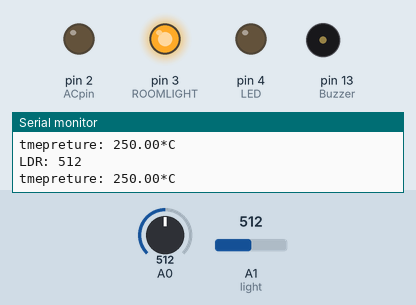
This sketch was run on a simulated Arduino Uno, built with avr-gcc and run on an emulated ATmega328P. On the bench: output pins drawn as LEDs (lit = HIGH), buzzer (waves = sounding), the last lines printed to the serial monitor. Inputs (shaded band) come from the test bench; at power-on: A1 (light) = 512, A0 = 512.

Above: at 1.2 s.
1.3 s: A1 (light) set to 159
4.3 s: A1 (light) set to 140
At 5.5 s:
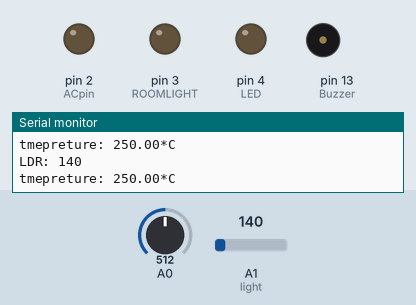
5.8 s: A1 (light) set to 1023
7.3 s: A0 set to 218
10.3 s: A0 set to 192
Timing chart, 0 to 13.3 s (numbered marks = the images above; inputs shaded):
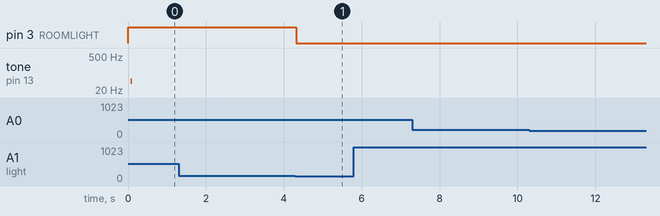

The sketch:

homeauto.ino
```cpp
byte data = 0;                //Variable for storing received data
int LED = 4;
int ROOMLIGHT = 3;
int ACpin = 2;
int LED2 = 5;
int Buzzer = 13;
float temp;
int ldr;
int autom1 = 1;
int autom2 = 1;
int sensors_on = 1;

void setup()
{
  Serial.begin(9600);
  pinMode(ACpin, OUTPUT);
  pinMode(ROOMLIGHT, OUTPUT);
  pinMode(LED, OUTPUT);
  pinMode(Buzzer, OUTPUT);
}
void loop()
{
 // digitalWrite(Buzzer, LOW);
  if(Serial.available() > 0)  // Send data only when you receive data:
  {
    data = Serial.read();
    Serial.print(data);
    Serial.print("\n");
    if(int(data) == 49)
       sensors_on = 1;
    else if(int(data) == 50)
       sensors_on = 0;

    else if(int(data) == 51)
      autom1 = 1;
    else if(int(data) == 52)
      autom1 = 0;


    else if(int(data) == 53)
      autom2 = 1;
    else if(int(data) == 54)
      autom2 = 0;


    else if(int(data) == 55)
      {digitalWrite(LED, HIGH);
      digitalWrite(LED2, HIGH);
       digitalWrite(Buzzer, HIGH);
      }
    else if(int(data) == 56)
      {digitalWrite(LED, LOW);
      digitalWrite(LED2, LOW);
       digitalWrite(Buzzer, LOW);
      }


  }

  if(sensors_on){
    temperature();
    light();
    if(temp>50){
      digitalWrite(Buzzer, HIGH);
      }
     else{
      digitalWrite(Buzzer, LOW);
      if(autom1){
        if(temp>40)
            digitalWrite(ACpin, HIGH);
         else
            digitalWrite(ACpin, LOW);
        }
      }
    if(ldr>800){
      digitalWrite(Buzzer, HIGH);
      }
     else{
      digitalWrite(Buzzer, LOW);
      if(autom2){
      if(ldr>150)
            digitalWrite(ROOMLIGHT, HIGH);
         else
            digitalWrite(ROOMLIGHT, LOW);
        }
        }
    }

}

void temperature(){
  temp = analogRead(A0);
  temp = temp * 0.4882815;
  Serial.print("tmepreture: ");
  Serial.print(temp);
  Serial.print("*C");
  Serial.println();
 }
void light(){
   ldr = analogRead(A1);
   Serial.print("LDR: ");
  Serial.println(ldr);
  }
```

Measured:
- the behaviour switches between 151 and 150 on A1 (light) (found by bisection; images 0 and 1)
- after the input at 4.3 s, pin 3 (ROOMLIGHT): HIGH → LOW at once
